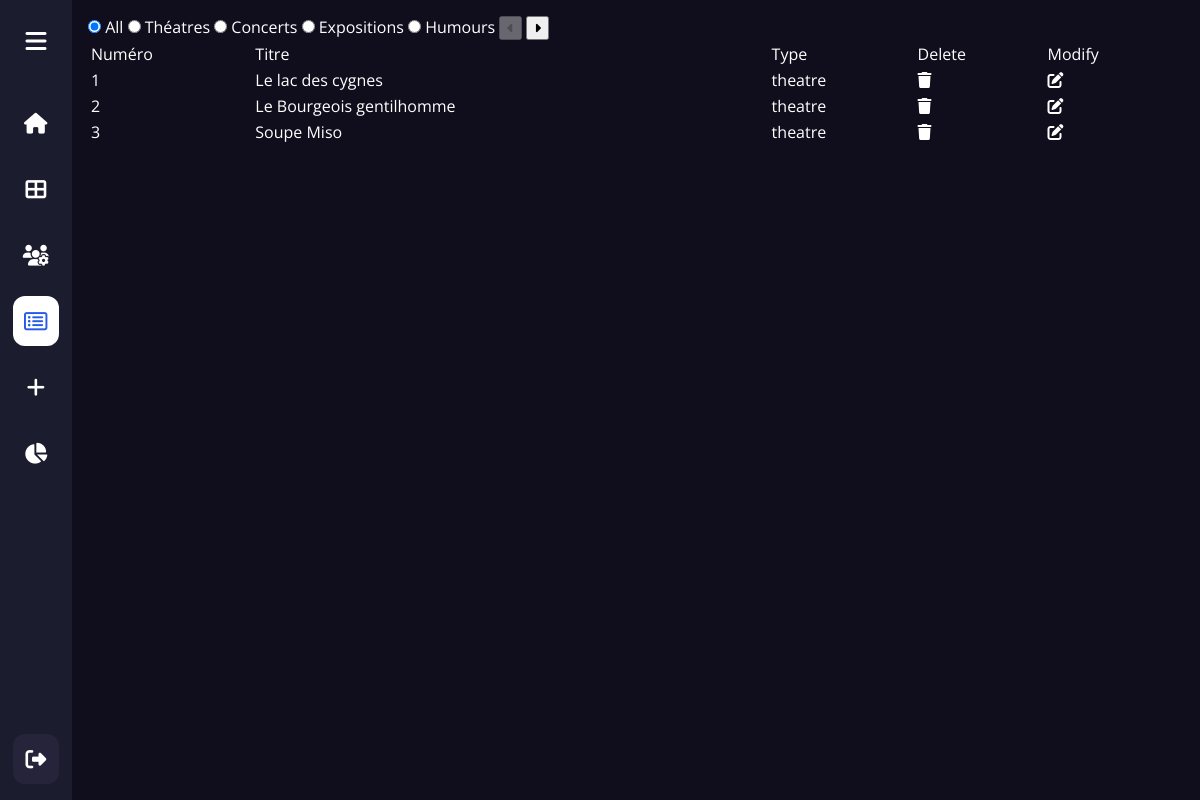
Screenshot of /list-evenements (signed in) with the database file from the repository.
### tables this page shows
CREATE TABLE `evenements` (
  `id_evt` int NOT NULL,
  `titre` varchar(255) NOT NULL,
  `description` text NOT NULL,
  `lieu` varchar(255) NOT NULL,
  `img_path` text NOT NULL,
  `date_start` date NOT NULL,
  `date_end` date NOT NULL,
  `places` int DEFAULT NULL,
  `type` int NOT NULL
);

CREATE TABLE `evt_types` (
  `id_type` int NOT NULL,
  `name` varchar(255) NOT NULL
);

### app/controllers/Dashboard.php (called while the page is built, shortened)
<?php
class Dashboard {
    public function listEvt($params) {
        $view = new View("dashboard/list-evenements");
        $offset = !empty($_POST['offset'])? $_POST['offset'] : 0;
        $type = !empty($_POST['type'])? $_POST['type'] : 0;
        $evenementsManager = new EvenementManager($type);
        $evenements = $type == 0? $evenementsManager->findAllEvts(3, $offset) : $evenementsManager->findAll(3, $offset);
        $view->render([
            "evenements" => $evenements,
            "offset" => $offset,
            "nb_evts" => $type == 0? $evenementsManager->count() : $evenementsManager->count($type),
            "type" => $type,
        ], 'dashboard');
    }
}

### app/init.php (called while the page is built, shortened)
<?php
$app = new App();

### index.php (called while the page is built, shortened)
<?php
require_once('app/init.php');

### app/classes/BDD.php (called while the page is built)
<?php
class BDD {
    private $hostname = "localhost";
    private $username = "root";
    private $password = "";
    private $database = "webticket";
    protected function connect() {
        $dsn = 'mysql:host='.$this->hostname.';port=3306;dbname='.$this->database;
        $pdo = new PDO(
            $dsn,
            $this->username,
            $this->password
        );
        $pdo->setAttribute(PDO::ATTR_DEFAULT_FETCH_MODE, PDO::FETCH_ASSOC);
        return $pdo;
    }
}

### app/models/EvenementManager.php (called while the page is built, shortened)
<?php
class EvenementManager extends BDD {
    private $pdo;
    public function __construct($type = null) {
        $this->pdo = $this->connect();
    }
    public function findAllEvts($limit = 1000, $offset = 0) {
        $sql = "select * from evenements evts
                    join evt_types evt_t
                        on evts.type = evt_t.id_type
                    limit {$limit} offset {$offset};";
        $req = $this->pdo->prepare($sql);
        $req->execute();
        while ($row = $req->fetch(PDO::FETCH_ASSOC)) {
            $evt = new EvenementObject();
            $evt->setId($row['id_evt']);
            $evt->setTitre($row['titre']);
            $evt->setDescription($row['description']);
            $evt->setImgPath(ASSETS.$row['img_path']);
            $evt->setDateStart(Utils::parseDate($row['date_start']));
            $evt->setDateEnd(Utils::parseDate($row['date_end']));
            $evt->setTypeID($row['id_type']);
            $evt->setTypeName($row['name']);
            $evt->setPlaces($row['places']);
            $evt->setLieu($row['lieu']);
            $evts[] = $evt;
        }
        return $evts;
    }
}

### app/classes/Utils.php (called while the page is built, shortened)
<?php
class Utils {
    public static function parseDate($date) {
        $date = explode('-', $date);
        return $date[2].'/'.$date[1].'/'.$date[0];
    }
}

### app/models/EvenementObject.php (called while the page is built, shortened)
<?php
class EvenementObject {
    private $id;
    private $titre;
    private $type_name;
    public function getId()
    {
        return $this->id;
    }
    public function setId($id)
    {
        $this->id = $id;
    }
    public function getTitre()
    {
        return $this->titre;
    }
    public function setTitre($titre)
    {
        $this->titre = $titre;
    }
    public function getTypeName()
    {
        return $this->type_name;
    }
    public function setTypeName($type_name)
    {
        $this->type_name = $type_name;
    }
}

### app/views/dashboard/list-evenements.php (the view)
<?php
extract($data);
?>
<section class="container flex">
    <div class="navigate">
        <form action="" method="post">
            <input onChange="this.form.submit()" type="radio" id="all" name="type" value="0" <?= ($type == 0)? "checked": "" ?>>
            <label for="all">All</label>
            <input onChange="this.form.submit()" type="radio" id="theatres" name="type" value="<?= EvtTypes::THEATRE ?>" <?= ($type == EvtTypes::THEATRE)? "checked": "" ?>>
            <label for="theatres">Théatres</label>
            <input onChange="this.form.submit()" type="radio" id="concerts" name="type" value="<?= EvtTypes::CONCERT ?>" <?= ($type == EvtTypes::CONCERT)? "checked": "" ?>>
            <label for="concerts">Concerts</label>
            <input onChange="this.form.submit()" type="radio" id="expositions" name="type" value="<?= EvtTypes::EXPOSITION ?>" <?= ($type == EvtTypes::EXPOSITION)? "checked": "" ?>>
            <label for="expositions">Expositions</label>
            <input onChange="this.form.submit()" type="radio" id="humours" name="type" value="<?= EvtTypes::HUMOUR ?>" <?= ($type == EvtTypes::HUMOUR)? "checked": "" ?>>
            <label for="humours">Humours</label>
            <button type="submit" value="<?= $offset-3 ?>" name="offset" <?= ($offset-3 < 0)? "disabled": "" ?>><i class="fas fa-caret-left"></i></button>
            <button type="submit" value="<?= $offset+3 ?>" name="offset" <?= ($offset+3 >= $nb_evts)? "disabled": "" ?>><i class="fas fa-caret-right"></i></button>
        </form>
    </div>
    <table>
        <thead>
            <tr>
                <td>Numéro</td>
                <td>Titre</td>
                <td>Type</td>
                <td>Delete</td>
                <td>Modify</td>
            </tr>
        </thead>
        <tbody>
            <?php foreach ($evenements as $evenement) { ?>
                <tr>
                    <td><?= $evenement->getId() ?></td>
                    <td><?= $evenement->getTitre() ?></td>
                    <td><?= $evenement->getTypeName() ?></td>
                    <td><a href="<?= HOST ?>delete/id/<?= $evenement->getId() ?>"><i class="fas fa-trash"></i></a></td>
                    <td><a href="<?= HOST ?>edit/id/<?= $evenement->getId() ?>"><i class="fas fa-edit"></i></a></td>
                </tr>
            <?php } ?>
        </tbody>
    </table>
</section>

### assets/css/main.css (style rules this page uses)
* { box-sizing: border-box; font-family: 'Open Sans', sans-serif; margin: 0; }
a { text-decoration: none; color: var(--white); }
body { display: flex; height: 100vh; color: var(--white); background-color: var(--grey-1); scrollbar-width: thin; scrollbar-color: var(--grey-2) var(--grey-1); }

### assets/css/colors.css (style rules this page uses)
:root { --black: #000; --white: #fff; --grey-1: #100E1C; --grey-2: #1B1D2E; --grey-3: #26243B; --grey-4: #8797AF; --grey-5: #c2cad6; --blue-1: #85E0FF; --blue-2: #23c4d8; --blue-3: #172A3A; --blue-4: #285BE6; --green-1: #399e5a; --green-2: #09BC8A; --green-3: #004346; --purple-1: #724E91; --purple-2: #451F55; --purple-3: #22162B; --red-1: #ee2e31; --red-2: #89043d; --yellow-1: #F6F5AE; --yellow-2: #F8C630; --pink-1: #EFBDED; --guitar: #E84855; --masks: #397367; --smiley: #8B5FBF; --palette: #F9DC5C; }

### assets/css/layouts/container.css (style rules this page uses)
section.container { flex: 1; height: 100vh; padding: 1rem; overflow-y: scroll; }
.container.flex { display: flex; flex-direction: column; }

### assets/css/components/login.css (style rules this page uses)
form input { background-color: unset; border: none; }

### rows the page displays
evenements: id_evt "1", titre "Le lac des cygnes", type.name "theatre"
evenements: id_evt "2", titre "Le Bourgeois gentilhomme", type.name "theatre"
evenements: id_evt "3", titre "Soupe Miso", type.name "theatre"
